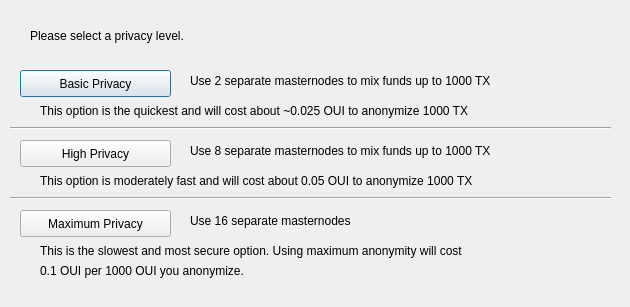
<?xml version="1.0" encoding="UTF-8"?>
<ui version="4.0">
 <class>DarksendConfig</class>
 <widget class="QDialog" name="DarksendConfig">
  <property name="geometry">
   <rect>
    <x>0</x>
    <y>0</y>
    <width>630</width>
    <height>307</height>
   </rect>
  </property>
  <property name="windowTitle">
   <string>Configure Darksend</string>
  </property>
  <widget class="QPushButton" name="buttonBasic">
   <property name="geometry">
    <rect>
     <x>20</x>
     <y>70</y>
     <width>151</width>
     <height>27</height>
    </rect>
   </property>
   <property name="text">
    <string>Basic Privacy</string>
   </property>
  </widget>
  <widget class="QPushButton" name="buttonHigh">
   <property name="geometry">
    <rect>
     <x>20</x>
     <y>140</y>
     <width>151</width>
     <height>27</height>
    </rect>
   </property>
   <property name="text">
    <string>High Privacy</string>
   </property>
  </widget>
  <widget class="QPushButton" name="buttonMax">
   <property name="geometry">
    <rect>
     <x>20</x>
     <y>210</y>
     <width>151</width>
     <height>27</height>
    </rect>
   </property>
   <property name="text">
    <string>Maximum Privacy</string>
   </property>
  </widget>
  <widget class="QLabel" name="label">
   <property name="geometry">
    <rect>
     <x>30</x>
     <y>20</y>
     <width>571</width>
     <height>31</height>
    </rect>
   </property>
   <property name="text">
    <string>Please select a privacy level.</string>
   </property>
  </widget>
  <widget class="QLabel" name="label_2">
   <property name="geometry">
    <rect>
     <x>190</x>
     <y>70</y>
     <width>421</width>
     <height>21</height>
    </rect>
   </property>
   <property name="text">
    <string>Use 2 separate masternodes to mix funds up to 1000 TX</string>
   </property>
  </widget>
  <widget class="QLabel" name="label_3">
   <property name="geometry">
    <rect>
     <x>190</x>
     <y>140</y>
     <width>411</width>
     <height>21</height>
    </rect>
   </property>
   <property name="text">
    <string>Use 8 separate masternodes to mix funds up to 1000 TX</string>
   </property>
  </widget>
  <widget class="QLabel" name="label_4">
   <property name="geometry">
    <rect>
     <x>190</x>
     <y>210</y>
     <width>421</width>
     <height>21</height>
    </rect>
   </property>
   <property name="text">
    <string>Use 16 separate masternodes</string>
   </property>
  </widget>
  <widget class="QLabel" name="label_6">
   <property name="geometry">
    <rect>
     <x>40</x>
     <y>100</y>
     <width>561</width>
     <height>21</height>
    </rect>
   </property>
   <property name="text">
    <string>This option is the quickest and will cost about ~0.025 OUI to anonymize 1000 TX</string>
   </property>
  </widget>
  <widget class="QLabel" name="label_7">
   <property name="geometry">
    <rect>
     <x>40</x>
     <y>170</y>
     <width>561</width>
     <height>21</height>
    </rect>
   </property>
   <property name="text">
    <string>This option is moderately fast and will cost about 0.05 OUI to anonymize 1000 TX</string>
   </property>
  </widget>
  <widget class="QLabel" name="label_8">
   <property name="geometry">
    <rect>
     <x>40</x>
     <y>240</y>
     <width>561</width>
     <height>21</height>
    </rect>
   </property>
   <property name="text">
    <string>This is the slowest and most secure option. Using maximum anonymity will cost</string>
   </property>
  </widget>
  <widget class="QLabel" name="label_9">
   <property name="geometry">
    <rect>
     <x>40</x>
     <y>260</y>
     <width>561</width>
     <height>21</height>
    </rect>
   </property>
   <property name="text">
    <string>0.1 OUI per 1000 OUI you anonymize.</string>
   </property>
  </widget>
  <widget class="Line" name="line">
   <property name="geometry">
    <rect>
     <x>10</x>
     <y>120</y>
     <width>601</width>
     <height>16</height>
    </rect>
   </property>
   <property name="orientation">
    <enum>Qt::Horizontal</enum>
   </property>
  </widget>
  <widget class="Line" name="line_2">
   <property name="geometry">
    <rect>
     <x>10</x>
     <y>190</y>
     <width>601</width>
     <height>16</height>
    </rect>
   </property>
   <property name="orientation">
    <enum>Qt::Horizontal</enum>
   </property>
  </widget>
 </widget>
 <resources/>
 <connections/>
</ui>
